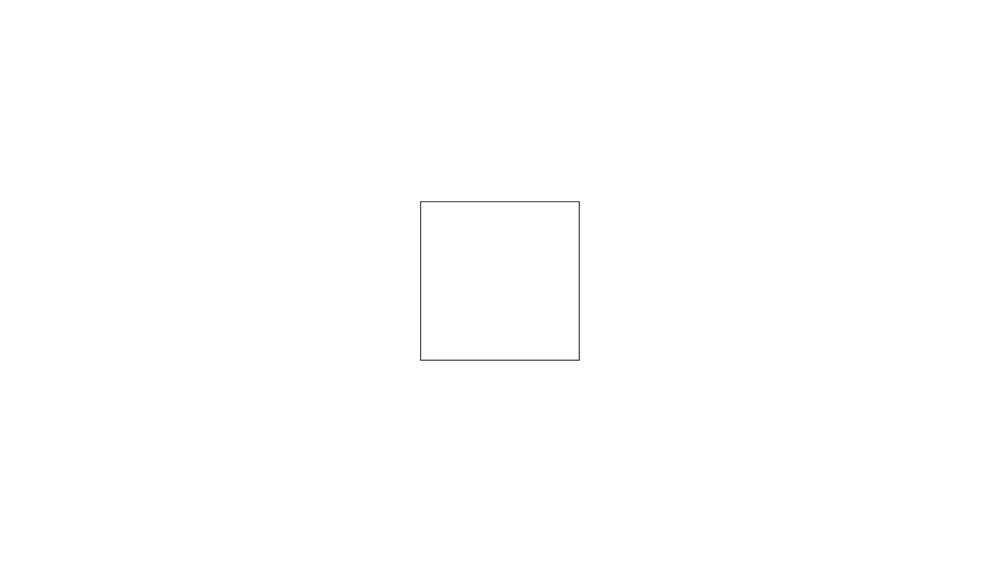
#> input picture print.png, 1000 x 562 px, shrunk from 1920 x 1080 before the run, found by its file name
$ python line_detector.py
#> lines starting #> are read from the running program, lines starting #| are printed output that depends on the picture; after the words box and inside, x2 and y2 are one past the last pixel; in counts of white or black regions, pixels touching at a corner belong together
import sys
import os
import json
import cv2
import numpy as np
import math

def distance(p1, p2):
    """Calculate Euclidean distance between two 2D points."""
    return math.sqrt((p1[0] - p2[0])**2 + (p1[1] - p2[1])**2)

def process_blueprint(image_path, min_distance=15.0):
    """
    Reads blueprint, runs Canny edge detection and Hough Transform to extract lines,
    then filters out closely spaced parallel duplicate lines.
    """
#> called with image_path = 'legacy/samples/print.png', min_distance = 15
    image = cv2.imread(image_path)
#> image is the input picture: shape (562, 1000, 3); min 62, max 255, mean 254.8
    if image is None:
        raise FileNotFoundError(f"Image not found at: {image_path}")

    print(f"Processing image: {image_path}")
    gray = cv2.cvtColor(image, cv2.COLOR_BGR2GRAY)

    # Gaussian blur to remove text and fine hatch markings
    blurred = cv2.GaussianBlur(gray, (5, 5), 0)

    # Canny edge detection
    edges = cv2.Canny(blurred, 50, 150)
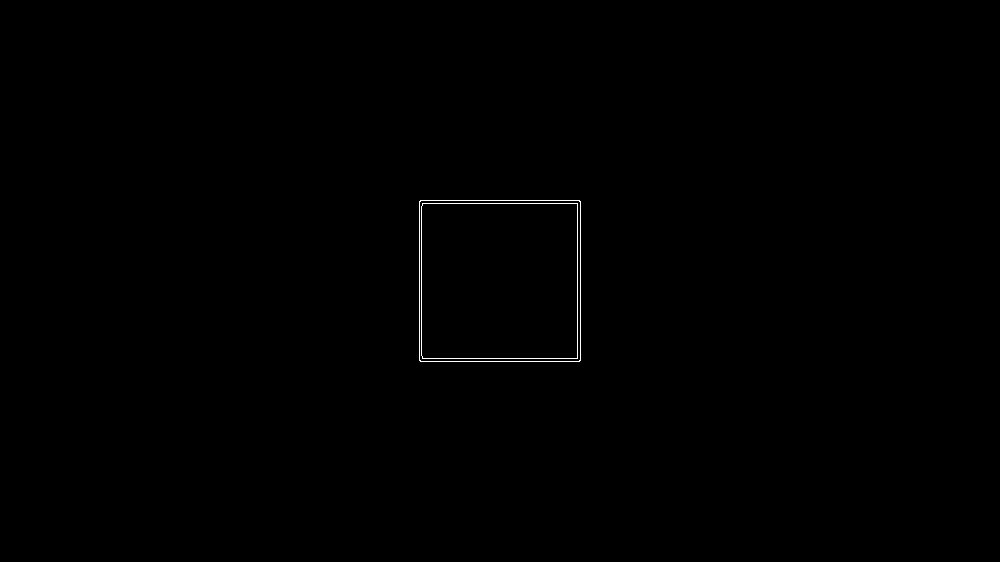
#> edges: shape (562, 1000); 0.22% white in thin lines or dots, all inside (x1, y1, x2, y2) = (419, 200, 581, 362)

    # Hough Lines Transform
    lines = cv2.HoughLinesP(edges, 1, np.pi / 180, threshold=50, minLineLength=50, maxLineGap=10)
#> lines = [[420, 200, 579, 200], [419, 203, 580, 203], [420, 361, 579, 361], [419, 360, 419, 201], [580, 360, 580, 201], [422, 358, 577, 358], [421, 355, 421, 206], [577, 357, 577, 204]]

    line_coordinates = []
    if lines is not None:
        raw_coords = []
        for line in lines:
            x1, y1, x2, y2 = line[0]
            raw_coords.append(((int(x1), int(y1)), (int(x2), int(y2))))
#> this loop made 8 passes
#> after the loop, raw_coords = [((420, 200), (579, 200)), ((419, 203), (580, 203)), ((420, 361), (579, 361)), ((419, 360), (419, 201)), ((580, 360), (580, 201)), ((422, 358), (577, 358)), ((421, 355), (421, 206)), ((577, 357), (577, 204))]

        # Merge parallel lines that are too close
        filtered_lines = []
        for (p1, p2) in raw_coords:
            x1, y1 = p1
            x2, y2 = p2

            duplicate = False
            for (fp1, fp2) in filtered_lines:
                fx1, fy1 = fp1
                fx2, fy2 = fp2

                # Check cross product / orientation to see if they are roughly parallel
                line1_vec = (x2 - x1, y2 - y1)
                line2_vec = (fx2 - fx1, fy2 - fy1)

                # Normalize vectors to check parallelism
                mag1 = math.sqrt(line1_vec[0]**2 + line1_vec[1]**2)
                mag2 = math.sqrt(line2_vec[0]**2 + line2_vec[1]**2)

                if mag1 > 0 and mag2 > 0:
                    cross_product = abs(line1_vec[0]*line2_vec[1] - line1_vec[1]*line2_vec[0])
                    sine_angle = cross_product / (mag1 * mag2)

                    # Parallel (sine close to 0) and close start/end points
                    if sine_angle < 0.05:
                        if distance(p1, fp1) < min_distance and distance(p2, fp2) < min_distance:
                            duplicate = True
                            break

            if not duplicate:
                filtered_lines.append((p1, p2))
#> after the loop, filtered_lines = [((420, 200), (579, 200)), ((420, 361), (579, 361)), ((419, 360), (419, 201)), ((580, 360), (580, 201))]

        line_coordinates = filtered_lines
#> line_coordinates has the same summary as filtered_lines
        print(f"Detected {len(raw_coords)} lines, filtered down to {len(line_coordinates)} unique lines.")
#| Detected 8 lines, filtered down to 4 unique lines.
    else:
        print("No lines detected.")

    return line_coordinates

def main():
    script_dir = os.path.dirname(os.path.abspath(__file__))

    # Allow inputting file path via command line argument, otherwise default to sample blueprint
    if len(sys.argv) > 1:
        image_path = sys.argv[1]
    else:
        # Default to a sample image
        image_path = os.path.join(script_dir, "samples", "print.png")
        if not os.path.exists(image_path):
            # Try blue.png if print.png isn't there
            image_path = os.path.join(script_dir, "samples", "blue.png")

    if not os.path.exists(image_path):
        print(f"Error: Default sample image not found. Please provide an image path. Example:")
        print(f"python line_detector.py path/to/blueprint.png")
        return

    try:
        lines = process_blueprint(image_path)
#> lines has the same summary as filtered_lines in process_blueprint
        output_path = os.path.join(script_dir, "line_coordinates.json")

        with open(output_path, 'w') as f:
            json.dump(lines, f, indent=4)
        print(f"Saved lines coordinates to: {output_path}")
    except Exception as e:
        print(f"Error: {e}")

if __name__ == "__main__":
    main()

$ run again, with new_img.png copied over print.png
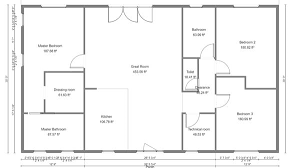
#> input picture new_img.png, 300 x 168 px, found by its file name
#> in process_blueprint, image is the input picture: shape (168, 300, 3); min 88, max 255, mean 243.6
#> in process_blueprint, `blurred = cv2.GaussianBlur(gray, (5, 5), 0)`:
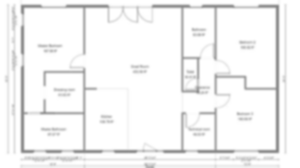
#> blurred: shape (168, 300); min 136, max 255, mean 243.6
#> in process_blueprint, `edges = cv2.Canny(blurred, 50, 150)`:
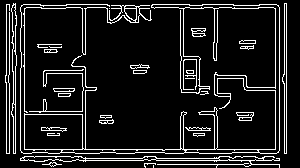
#> edges: shape (168, 300); 11.1% white in thin lines or dots
#> in process_blueprint, `lines = cv2.HoughLinesP(edges, 1, np.pi / 180, threshold=50, minLineLe..`: lines = 22 rows, first 6: [6, 149, 286, 149], [20, 160, 279, 160], [286, 153, 286, 3], [9, 153, 9, 4], [6, 153, 6, 4], [24, 159, 24, 8]
#> the loop in process_blueprint, `for line in lines:` made 22 passes
#> after the loop in process_blueprint, `for line in lines:`: raw_coords = 22 items
#> the loop in process_blueprint, `for (p1, p2) in raw_coords:` made 22 passes
#> after the loop in process_blueprint, `for (p1, p2) in raw_coords:`: filtered_lines = 15 items
#| Detected 22 lines, filtered down to 15 unique lines.

$ run again, with 0001.jpg saved as print.png
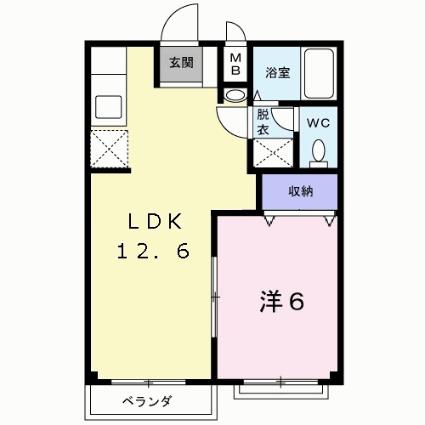
#> input picture 0001.jpg, 425 x 425 px, found by its file name
#> in process_blueprint, image is the input picture: shape (425, 425, 3); mean B, G, R 219, 227.5, 229.5
#> in process_blueprint, `blurred = cv2.GaussianBlur(gray, (5, 5), 0)`:
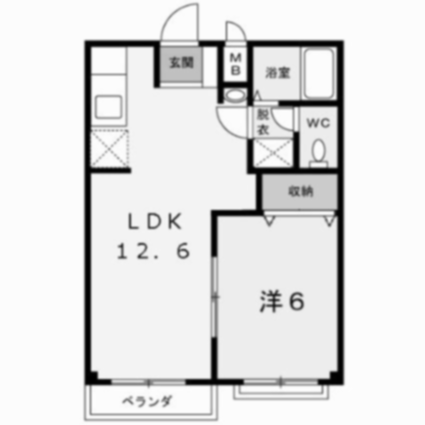
#> blurred: shape (425, 425); min 0, max 254, mean 227.2
#> in process_blueprint, `edges = cv2.Canny(blurred, 50, 150)`:
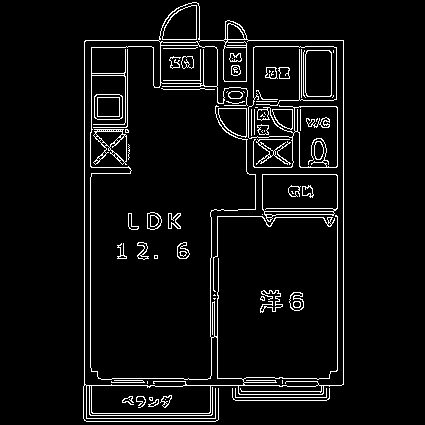
#> edges: shape (425, 425); 5.5% white in thin lines or dots, all inside (x1, y1, x2, y2) = (83, 2, 344, 422)
#> in process_blueprint, `lines = cv2.HoughLinesP(edges, 1, np.pi / 180, threshold=50, minLineLe..`: lines = 52 rows, first 6: [84, 385, 84, 41], [343, 384, 343, 40], [337, 370, 337, 107], [90, 367, 90, 132], [86, 385, 154, 385], [217, 385, 217, 292]
#> the loop in process_blueprint, `for line in lines:` made 52 passes
#> after the loop in process_blueprint, `for line in lines:`: raw_coords = 52 items
#> the loop in process_blueprint, `for (p1, p2) in raw_coords:` made 52 passes
#> after the loop in process_blueprint, `for (p1, p2) in raw_coords:`: filtered_lines = 40 items
#| Detected 52 lines, filtered down to 40 unique lines.
